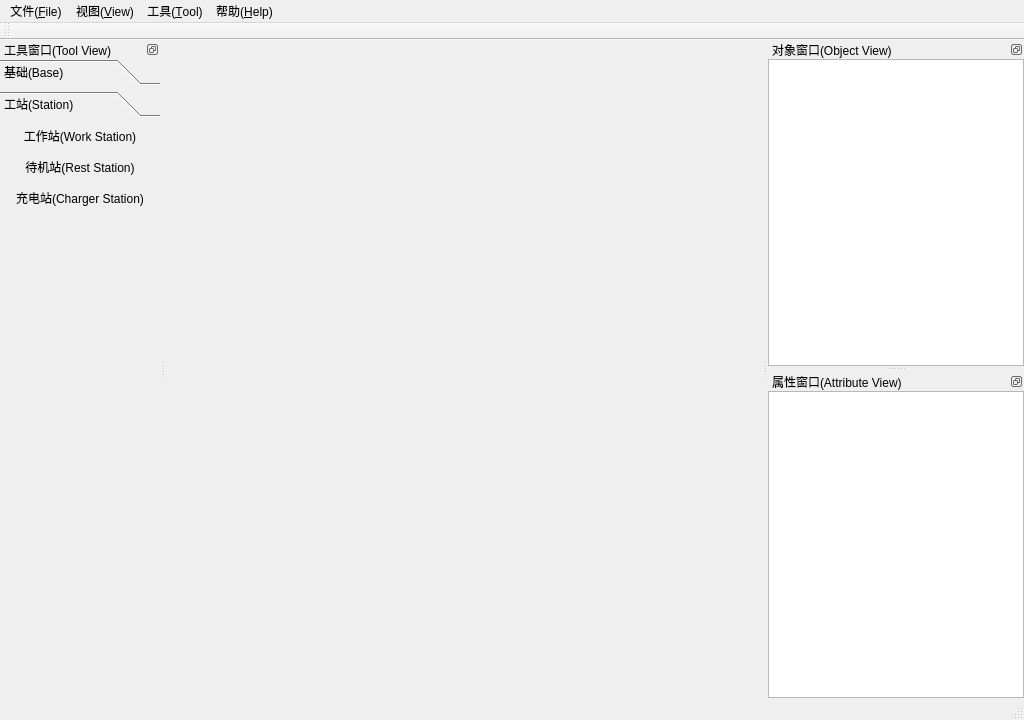
<?xml version="1.0" encoding="UTF-8"?>
<ui version="4.0">
 <class>MainWindow</class>
 <widget class="QMainWindow" name="MainWindow">
  <property name="geometry">
   <rect>
    <x>0</x>
    <y>0</y>
    <width>1024</width>
    <height>720</height>
   </rect>
  </property>
  <property name="minimumSize">
   <size>
    <width>800</width>
    <height>600</height>
   </size>
  </property>
  <property name="sizeIncrement">
   <size>
    <width>0</width>
    <height>0</height>
   </size>
  </property>
  <property name="baseSize">
   <size>
    <width>0</width>
    <height>0</height>
   </size>
  </property>
  <property name="windowTitle">
   <string>AGV地图制作器</string>
  </property>
  <property name="statusTip">
   <string>AGV地图制作器V3.0</string>
  </property>
  <property name="whatsThis">
   <string>搭配AGV调度系统使用的地图环境制作器应用程序</string>
  </property>
  <property name="autoFillBackground">
   <bool>false</bool>
  </property>
  <widget class="QWidget" name="centralwidget">
   <layout class="QHBoxLayout" name="horizontalLayout_4">
    <property name="leftMargin">
     <number>0</number>
    </property>
    <property name="topMargin">
     <number>0</number>
    </property>
    <property name="rightMargin">
     <number>0</number>
    </property>
    <property name="bottomMargin">
     <number>0</number>
    </property>
    <item>
     <widget class="QWidget" name="widget" native="true">
      <property name="statusTip">
       <string>地图绘制区域</string>
      </property>
      <property name="whatsThis">
       <string>用以绘制地图的窗口</string>
      </property>
     </widget>
    </item>
   </layout>
  </widget>
  <widget class="QMenuBar" name="menubar">
   <property name="geometry">
    <rect>
     <x>0</x>
     <y>0</y>
     <width>1024</width>
     <height>23</height>
    </rect>
   </property>
   <widget class="QMenu" name="menuFile">
    <property name="title">
     <string>文件(&amp;File)</string>
    </property>
    <addaction name="actionNewFile"/>
    <addaction name="actionOpenFile"/>
    <addaction name="separator"/>
    <addaction name="actionSaveFile"/>
    <addaction name="actionSaveAs"/>
    <addaction name="separator"/>
    <addaction name="actionExit"/>
   </widget>
   <widget class="QMenu" name="menuView">
    <property name="title">
     <string>视图(&amp;View)</string>
    </property>
    <widget class="QMenu" name="menuRelation">
     <property name="title">
      <string>关系视图(&amp;Relation)</string>
     </property>
     <addaction name="actionRoad"/>
     <addaction name="actionTraffic"/>
     <addaction name="actionQueue"/>
    </widget>
    <addaction name="actionAttribute"/>
    <addaction name="actionObject"/>
    <addaction name="actionTool"/>
    <addaction name="actionToolBar"/>
    <addaction name="actionStatusBar"/>
    <addaction name="menuRelation"/>
   </widget>
   <widget class="QMenu" name="menuTool">
    <property name="title">
     <string>工具(&amp;Tool)</string>
    </property>
    <widget class="QMenu" name="menuTrack">
     <property name="title">
      <string>磁轨(&amp;Track)</string>
     </property>
     <addaction name="actionLine"/>
     <addaction name="actionArc"/>
    </widget>
    <addaction name="actionRFID"/>
    <addaction name="actionWorker"/>
    <addaction name="actionRester"/>
    <addaction name="actionCharger"/>
    <addaction name="menuTrack"/>
   </widget>
   <widget class="QMenu" name="menuHelp">
    <property name="title">
     <string>帮助(&amp;Help)</string>
    </property>
    <addaction name="actionAbout"/>
   </widget>
   <addaction name="menuFile"/>
   <addaction name="menuView"/>
   <addaction name="menuTool"/>
   <addaction name="menuHelp"/>
  </widget>
  <widget class="QDockWidget" name="dockToolBox">
   <property name="sizePolicy">
    <sizepolicy hsizetype="Preferred" vsizetype="Preferred">
     <horstretch>0</horstretch>
     <verstretch>0</verstretch>
    </sizepolicy>
   </property>
   <property name="minimumSize">
    <size>
     <width>160</width>
     <height>143</height>
    </size>
   </property>
   <property name="maximumSize">
    <size>
     <width>524287</width>
     <height>524287</height>
    </size>
   </property>
   <property name="contextMenuPolicy">
    <enum>Qt::DefaultContextMenu</enum>
   </property>
   <property name="features">
    <set>QDockWidget::DockWidgetFloatable|QDockWidget::DockWidgetMovable</set>
   </property>
   <property name="windowTitle">
    <string>工具窗口(Tool View)</string>
   </property>
   <attribute name="dockWidgetArea">
    <number>1</number>
   </attribute>
   <widget class="QWidget" name="dockWidgetContents">
    <property name="sizePolicy">
     <sizepolicy hsizetype="Preferred" vsizetype="Preferred">
      <horstretch>0</horstretch>
      <verstretch>0</verstretch>
     </sizepolicy>
    </property>
    <layout class="QHBoxLayout" name="horizontalLayout">
     <property name="leftMargin">
      <number>0</number>
     </property>
     <property name="topMargin">
      <number>0</number>
     </property>
     <property name="rightMargin">
      <number>0</number>
     </property>
     <property name="bottomMargin">
      <number>0</number>
     </property>
     <item>
      <widget class="QToolBox" name="toolBox">
       <property name="sizePolicy">
        <sizepolicy hsizetype="Preferred" vsizetype="Preferred">
         <horstretch>0</horstretch>
         <verstretch>0</verstretch>
        </sizepolicy>
       </property>
       <property name="cursor">
        <cursorShape>ArrowCursor</cursorShape>
       </property>
       <property name="layoutDirection">
        <enum>Qt::LeftToRight</enum>
       </property>
       <property name="frameShadow">
        <enum>QFrame::Plain</enum>
       </property>
       <property name="currentIndex">
        <number>1</number>
       </property>
       <widget class="QWidget" name="toolBase">
        <property name="geometry">
         <rect>
          <x>0</x>
          <y>0</y>
          <width>145</width>
          <height>66</height>
         </rect>
        </property>
        <property name="sizePolicy">
         <sizepolicy hsizetype="Preferred" vsizetype="Fixed">
          <horstretch>0</horstretch>
          <verstretch>0</verstretch>
         </sizepolicy>
        </property>
        <attribute name="label">
         <string>基础(Base)</string>
        </attribute>
        <layout class="QVBoxLayout" name="verticalLayout">
         <property name="leftMargin">
          <number>0</number>
         </property>
         <property name="topMargin">
          <number>0</number>
         </property>
         <property name="rightMargin">
          <number>0</number>
         </property>
         <property name="bottomMargin">
          <number>0</number>
         </property>
         <item>
          <widget class="QToolButton" name="tButRFID">
           <property name="sizePolicy">
            <sizepolicy hsizetype="Preferred" vsizetype="Fixed">
             <horstretch>0</horstretch>
             <verstretch>0</verstretch>
            </sizepolicy>
           </property>
           <property name="toolTip">
            <string>地标卡(RFID)</string>
           </property>
           <property name="statusTip">
            <string>创建1个RFID地标卡图标</string>
           </property>
           <property name="whatsThis">
            <string>用以创建RFID地标卡图标的按钮</string>
           </property>
           <property name="text">
            <string>RFID地标卡(RFID Mark)</string>
           </property>
           <property name="toolButtonStyle">
            <enum>Qt::ToolButtonIconOnly</enum>
           </property>
           <property name="autoRaise">
            <bool>true</bool>
           </property>
          </widget>
         </item>
         <item>
          <widget class="QToolButton" name="tButTrackLine">
           <property name="sizePolicy">
            <sizepolicy hsizetype="Preferred" vsizetype="Fixed">
             <horstretch>0</horstretch>
             <verstretch>0</verstretch>
            </sizepolicy>
           </property>
           <property name="toolTip">
            <string>直线磁轨(Line)</string>
           </property>
           <property name="statusTip">
            <string>创建1条直线磁轨</string>
           </property>
           <property name="whatsThis">
            <string>用以创建直线磁轨的按钮</string>
           </property>
           <property name="text">
            <string>直线磁轨(Line Track)</string>
           </property>
           <property name="autoRaise">
            <bool>true</bool>
           </property>
          </widget>
         </item>
         <item>
          <widget class="QToolButton" name="tButTrackArc">
           <property name="sizePolicy">
            <sizepolicy hsizetype="Preferred" vsizetype="Fixed">
             <horstretch>0</horstretch>
             <verstretch>0</verstretch>
            </sizepolicy>
           </property>
           <property name="toolTip">
            <string>弧线磁轨(Arc)</string>
           </property>
           <property name="statusTip">
            <string>创建1条弧线磁轨</string>
           </property>
           <property name="whatsThis">
            <string>用以创建弧线磁轨的按钮</string>
           </property>
           <property name="text">
            <string>弧线磁轨(Arc Track)</string>
           </property>
           <property name="autoRaise">
            <bool>true</bool>
           </property>
          </widget>
         </item>
        </layout>
       </widget>
       <widget class="QWidget" name="toolStation">
        <property name="geometry">
         <rect>
          <x>0</x>
          <y>0</y>
          <width>160</width>
          <height>66</height>
         </rect>
        </property>
        <property name="sizePolicy">
         <sizepolicy hsizetype="Preferred" vsizetype="Fixed">
          <horstretch>0</horstretch>
          <verstretch>0</verstretch>
         </sizepolicy>
        </property>
        <attribute name="label">
         <string>工站(Station)</string>
        </attribute>
        <layout class="QVBoxLayout" name="verticalLayout_2">
         <property name="spacing">
          <number>6</number>
         </property>
         <property name="leftMargin">
          <number>0</number>
         </property>
         <property name="topMargin">
          <number>0</number>
         </property>
         <property name="rightMargin">
          <number>0</number>
         </property>
         <property name="bottomMargin">
          <number>0</number>
         </property>
         <item>
          <widget class="QToolButton" name="tButWorker">
           <property name="sizePolicy">
            <sizepolicy hsizetype="Preferred" vsizetype="Fixed">
             <horstretch>0</horstretch>
             <verstretch>0</verstretch>
            </sizepolicy>
           </property>
           <property name="toolTip">
            <string>工作站(Worke Station)</string>
           </property>
           <property name="statusTip">
            <string>创建1个工作站图标</string>
           </property>
           <property name="whatsThis">
            <string>用以创建工作站图标的选项</string>
           </property>
           <property name="text">
            <string>工作站(Work Station)</string>
           </property>
           <property name="autoRaise">
            <bool>true</bool>
           </property>
          </widget>
         </item>
         <item>
          <widget class="QToolButton" name="tButRester">
           <property name="sizePolicy">
            <sizepolicy hsizetype="Preferred" vsizetype="Fixed">
             <horstretch>0</horstretch>
             <verstretch>0</verstretch>
            </sizepolicy>
           </property>
           <property name="toolTip">
            <string>待机站(Rest Station)</string>
           </property>
           <property name="statusTip">
            <string>创建1个待机站图标</string>
           </property>
           <property name="whatsThis">
            <string>用以创建待机站图标的按钮</string>
           </property>
           <property name="text">
            <string>待机站(Rest Station)</string>
           </property>
           <property name="autoRaise">
            <bool>true</bool>
           </property>
          </widget>
         </item>
         <item>
          <widget class="QToolButton" name="tButCharger">
           <property name="sizePolicy">
            <sizepolicy hsizetype="Preferred" vsizetype="Fixed">
             <horstretch>0</horstretch>
             <verstretch>0</verstretch>
            </sizepolicy>
           </property>
           <property name="toolTip">
            <string>充电站(Charge Station)</string>
           </property>
           <property name="statusTip">
            <string>创建1个充电站图标</string>
           </property>
           <property name="whatsThis">
            <string>用以创建充电站图标的按钮</string>
           </property>
           <property name="text">
            <string>充电站(Charger Station)</string>
           </property>
           <property name="autoRepeat">
            <bool>false</bool>
           </property>
           <property name="autoExclusive">
            <bool>false</bool>
           </property>
           <property name="autoRaise">
            <bool>true</bool>
           </property>
          </widget>
         </item>
        </layout>
       </widget>
      </widget>
     </item>
    </layout>
   </widget>
  </widget>
  <widget class="QDockWidget" name="dockObjectView">
   <property name="contextMenuPolicy">
    <enum>Qt::DefaultContextMenu</enum>
   </property>
   <property name="features">
    <set>QDockWidget::DockWidgetFloatable|QDockWidget::DockWidgetMovable</set>
   </property>
   <property name="windowTitle">
    <string>对象窗口(Object View)</string>
   </property>
   <attribute name="dockWidgetArea">
    <number>2</number>
   </attribute>
   <widget class="QWidget" name="dockWidgetContents_4">
    <layout class="QHBoxLayout" name="horizontalLayout_2">
     <property name="leftMargin">
      <number>0</number>
     </property>
     <property name="topMargin">
      <number>0</number>
     </property>
     <property name="rightMargin">
      <number>0</number>
     </property>
     <property name="bottomMargin">
      <number>0</number>
     </property>
     <item>
      <widget class="QTreeView" name="treeObjectView">
       <property name="statusTip">
        <string>显示当前包含的所有图标列表</string>
       </property>
      </widget>
     </item>
    </layout>
   </widget>
  </widget>
  <widget class="QDockWidget" name="dockAttributeView">
   <property name="contextMenuPolicy">
    <enum>Qt::DefaultContextMenu</enum>
   </property>
   <property name="floating">
    <bool>false</bool>
   </property>
   <property name="features">
    <set>QDockWidget::DockWidgetFloatable|QDockWidget::DockWidgetMovable</set>
   </property>
   <property name="windowTitle">
    <string>属性窗口(Attribute View)</string>
   </property>
   <attribute name="dockWidgetArea">
    <number>2</number>
   </attribute>
   <widget class="QWidget" name="dockWidgetContents_5">
    <layout class="QHBoxLayout" name="horizontalLayout_3">
     <property name="leftMargin">
      <number>0</number>
     </property>
     <property name="topMargin">
      <number>0</number>
     </property>
     <property name="rightMargin">
      <number>0</number>
     </property>
     <property name="bottomMargin">
      <number>0</number>
     </property>
     <item>
      <widget class="QTableWidget" name="tableAttribute">
       <property name="statusTip">
        <string>显示图标的详细属性信息</string>
       </property>
      </widget>
     </item>
    </layout>
   </widget>
  </widget>
  <widget class="QToolBar" name="toolBar">
   <property name="windowTitle">
    <string>toolBar</string>
   </property>
   <attribute name="toolBarArea">
    <enum>TopToolBarArea</enum>
   </attribute>
   <attribute name="toolBarBreak">
    <bool>false</bool>
   </attribute>
  </widget>
  <widget class="QStatusBar" name="statusBar">
   <property name="autoFillBackground">
    <bool>true</bool>
   </property>
   <property name="sizeGripEnabled">
    <bool>true</bool>
   </property>
  </widget>
  <action name="actionNewFile">
   <property name="text">
    <string>新建(&amp;New)</string>
   </property>
   <property name="statusTip">
    <string>清除当前的内容，并新建一个空白的地图文件</string>
   </property>
   <property name="whatsThis">
    <string>用于新建地图文件的选项</string>
   </property>
   <property name="shortcut">
    <string>Ctrl+N</string>
   </property>
  </action>
  <action name="actionOpenFile">
   <property name="text">
    <string>打开(&amp;Open)</string>
   </property>
   <property name="toolTip">
    <string>打开(Open)</string>
   </property>
   <property name="statusTip">
    <string>清除当前内容，并加载新的文件内容</string>
   </property>
   <property name="whatsThis">
    <string>用于加载新的文件的选项</string>
   </property>
   <property name="shortcut">
    <string>Ctrl+O</string>
   </property>
  </action>
  <action name="actionSaveFile">
   <property name="text">
    <string>保存(&amp;Save)</string>
   </property>
   <property name="toolTip">
    <string>保存(Save)</string>
   </property>
   <property name="statusTip">
    <string>将当前的内容保存至指定的文件内</string>
   </property>
   <property name="whatsThis">
    <string>用以保存内容的选项</string>
   </property>
   <property name="shortcut">
    <string>Ctrl+S</string>
   </property>
  </action>
  <action name="actionSaveAs">
   <property name="text">
    <string>另存为(Save&amp;As)</string>
   </property>
   <property name="toolTip">
    <string>另存为(SaveAs)</string>
   </property>
   <property name="statusTip">
    <string>将当前内容保存至新的文件内</string>
   </property>
   <property name="whatsThis">
    <string>用以将当前的内容保存至新的文件的选项</string>
   </property>
   <property name="shortcut">
    <string>Ctrl+A</string>
   </property>
  </action>
  <action name="actionExit">
   <property name="text">
    <string>退出(&amp;Exit)</string>
   </property>
   <property name="toolTip">
    <string>退出(Exit)</string>
   </property>
   <property name="statusTip">
    <string>退出应用程序</string>
   </property>
   <property name="whatsThis">
    <string>用以退出程序的选项</string>
   </property>
   <property name="shortcut">
    <string>Ctrl+E</string>
   </property>
  </action>
  <action name="actionAttribute">
   <property name="checkable">
    <bool>true</bool>
   </property>
   <property name="checked">
    <bool>true</bool>
   </property>
   <property name="text">
    <string>属性窗口(&amp;Attribute)</string>
   </property>
   <property name="toolTip">
    <string>属性窗口(Attribute)</string>
   </property>
   <property name="statusTip">
    <string>显示或隐藏属性窗口</string>
   </property>
   <property name="whatsThis">
    <string>显示或隐藏属性窗口的选项</string>
   </property>
   <property name="shortcut">
    <string>Ctrl+Shift+A</string>
   </property>
  </action>
  <action name="actionObject">
   <property name="checkable">
    <bool>true</bool>
   </property>
   <property name="checked">
    <bool>true</bool>
   </property>
   <property name="text">
    <string>对象窗口(&amp;Object)</string>
   </property>
   <property name="toolTip">
    <string>对象窗口(Object)</string>
   </property>
   <property name="statusTip">
    <string>显示或隐藏对象窗口</string>
   </property>
   <property name="whatsThis">
    <string>显示或隐藏对象窗口的选项</string>
   </property>
   <property name="shortcut">
    <string>Ctrl+Shift+O</string>
   </property>
  </action>
  <action name="actionTool">
   <property name="checkable">
    <bool>true</bool>
   </property>
   <property name="checked">
    <bool>true</bool>
   </property>
   <property name="text">
    <string>工具窗口(&amp;Tool)</string>
   </property>
   <property name="toolTip">
    <string>工具窗口(Tool)</string>
   </property>
   <property name="statusTip">
    <string>显示或隐藏工具窗口</string>
   </property>
   <property name="whatsThis">
    <string>显示或隐藏工具窗口的选项</string>
   </property>
   <property name="shortcut">
    <string>Ctrl+Shift+T</string>
   </property>
  </action>
  <action name="actionToolBar">
   <property name="checkable">
    <bool>true</bool>
   </property>
   <property name="checked">
    <bool>true</bool>
   </property>
   <property name="text">
    <string>工具栏(&amp;ToolBar)</string>
   </property>
   <property name="toolTip">
    <string>工具栏(ToolBar)</string>
   </property>
   <property name="statusTip">
    <string>显示或隐藏工具栏</string>
   </property>
   <property name="whatsThis">
    <string>显示或隐藏工具栏的选项</string>
   </property>
   <property name="shortcut">
    <string>Ctrl+Shift+B</string>
   </property>
  </action>
  <action name="actionStatusBar">
   <property name="checkable">
    <bool>true</bool>
   </property>
   <property name="checked">
    <bool>true</bool>
   </property>
   <property name="text">
    <string>状态栏(&amp;StatusBar)</string>
   </property>
   <property name="toolTip">
    <string>状态栏(StatusBar)</string>
   </property>
   <property name="statusTip">
    <string>显示或隐藏状态栏</string>
   </property>
   <property name="whatsThis">
    <string>显示或隐藏状态栏的选项</string>
   </property>
   <property name="shortcut">
    <string>Ctrl+Shift+S</string>
   </property>
  </action>
  <action name="actionRFID">
   <property name="text">
    <string>地标卡(&amp;RFID)</string>
   </property>
   <property name="toolTip">
    <string>地标卡(RFID)</string>
   </property>
   <property name="statusTip">
    <string>创建1个RFID地标卡图标</string>
   </property>
   <property name="whatsThis">
    <string>用以创建RFID地标卡图标的选项</string>
   </property>
   <property name="shortcut">
    <string>Alt+R</string>
   </property>
  </action>
  <action name="actionWorker">
   <property name="text">
    <string>工作站(&amp;Worker)</string>
   </property>
   <property name="toolTip">
    <string>工作站(Worker)</string>
   </property>
   <property name="statusTip">
    <string>创建1个工作站图标</string>
   </property>
   <property name="whatsThis">
    <string>用以创建工作站图标的选项</string>
   </property>
   <property name="shortcut">
    <string>Alt+W</string>
   </property>
  </action>
  <action name="actionRester">
   <property name="text">
    <string>待机站(&amp;Rester)</string>
   </property>
   <property name="toolTip">
    <string>待机站(Rester)</string>
   </property>
   <property name="statusTip">
    <string>创建1个待机站图标</string>
   </property>
   <property name="whatsThis">
    <string>用以创建待机站图标的选项</string>
   </property>
   <property name="shortcut">
    <string>Alt+R</string>
   </property>
  </action>
  <action name="actionCharger">
   <property name="text">
    <string>充电站(&amp;Charger)</string>
   </property>
   <property name="toolTip">
    <string>充电站(Charger)</string>
   </property>
   <property name="statusTip">
    <string>创建1个充电站图标</string>
   </property>
   <property name="whatsThis">
    <string>用以创建充电站图标的选项</string>
   </property>
   <property name="shortcut">
    <string>Alt+C</string>
   </property>
  </action>
  <action name="actionLine">
   <property name="text">
    <string>直线(&amp;Line)</string>
   </property>
   <property name="toolTip">
    <string>直线(Line)</string>
   </property>
   <property name="statusTip">
    <string>创建1条直线磁轨</string>
   </property>
   <property name="whatsThis">
    <string>用以创建直线磁轨的选项</string>
   </property>
   <property name="shortcut">
    <string>Alt+L</string>
   </property>
  </action>
  <action name="actionArc">
   <property name="text">
    <string>弧线(&amp;Arc)</string>
   </property>
   <property name="toolTip">
    <string>弧线(Arc)</string>
   </property>
   <property name="statusTip">
    <string>创建1条弧线磁轨</string>
   </property>
   <property name="whatsThis">
    <string>用以创建弧线磁轨的选项</string>
   </property>
   <property name="shortcut">
    <string>Alt+A</string>
   </property>
  </action>
  <action name="actionAbout">
   <property name="text">
    <string>关于(&amp;About)</string>
   </property>
   <property name="toolTip">
    <string>关于(About)</string>
   </property>
   <property name="statusTip">
    <string>显示应用程序说明信息</string>
   </property>
   <property name="whatsThis">
    <string>用以显示应用程序说明信息的选项</string>
   </property>
   <property name="shortcut">
    <string>Ctrl+Alt+A</string>
   </property>
  </action>
  <action name="actionRoad">
   <property name="checkable">
    <bool>true</bool>
   </property>
   <property name="text">
    <string>路径关系(&amp;Road)</string>
   </property>
   <property name="statusTip">
    <string>显示或隐藏地标卡之间的路径关系图</string>
   </property>
   <property name="whatsThis">
    <string>用以显示或隐藏地标卡之间的路径关系图</string>
   </property>
   <property name="shortcut">
    <string>Ctrl+Shift+R</string>
   </property>
  </action>
  <action name="actionTraffic">
   <property name="checkable">
    <bool>true</bool>
   </property>
   <property name="text">
    <string>交通管制关系(&amp;Traffic)</string>
   </property>
   <property name="statusTip">
    <string>显示或隐藏地标卡之间的交通管制关系图</string>
   </property>
   <property name="whatsThis">
    <string>用以显示或隐藏地标卡之间的交通管制关系图</string>
   </property>
   <property name="shortcut">
    <string>Ctrl+Shift+C</string>
   </property>
  </action>
  <action name="actionQueue">
   <property name="checkable">
    <bool>true</bool>
   </property>
   <property name="checked">
    <bool>false</bool>
   </property>
   <property name="text">
    <string>队列关系(&amp;Queue)</string>
   </property>
   <property name="statusTip">
    <string>显示或隐藏待机站之间的队列关系图</string>
   </property>
   <property name="shortcut">
    <string>Ctrl+Shift+Q</string>
   </property>
  </action>
 </widget>
 <resources/>
 <connections/>
</ui>
